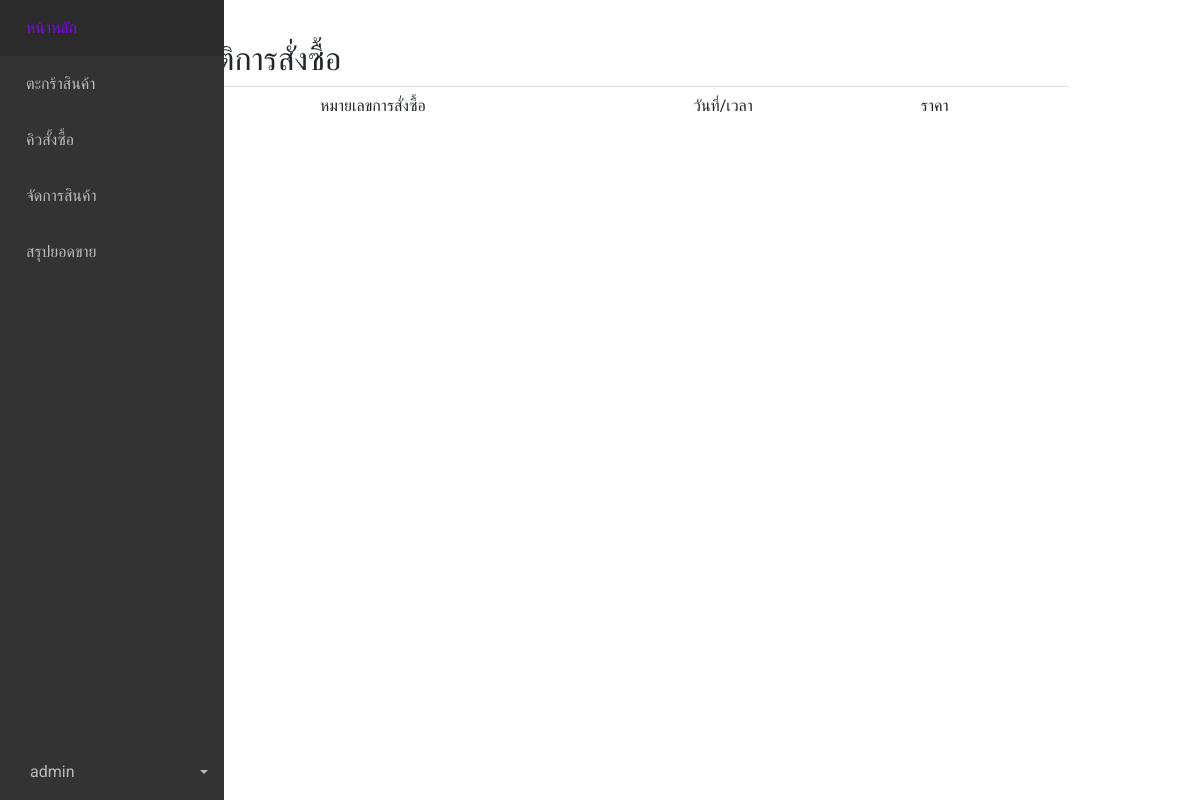
/report/payment (signed in), run on an earlier commit of the app's database.
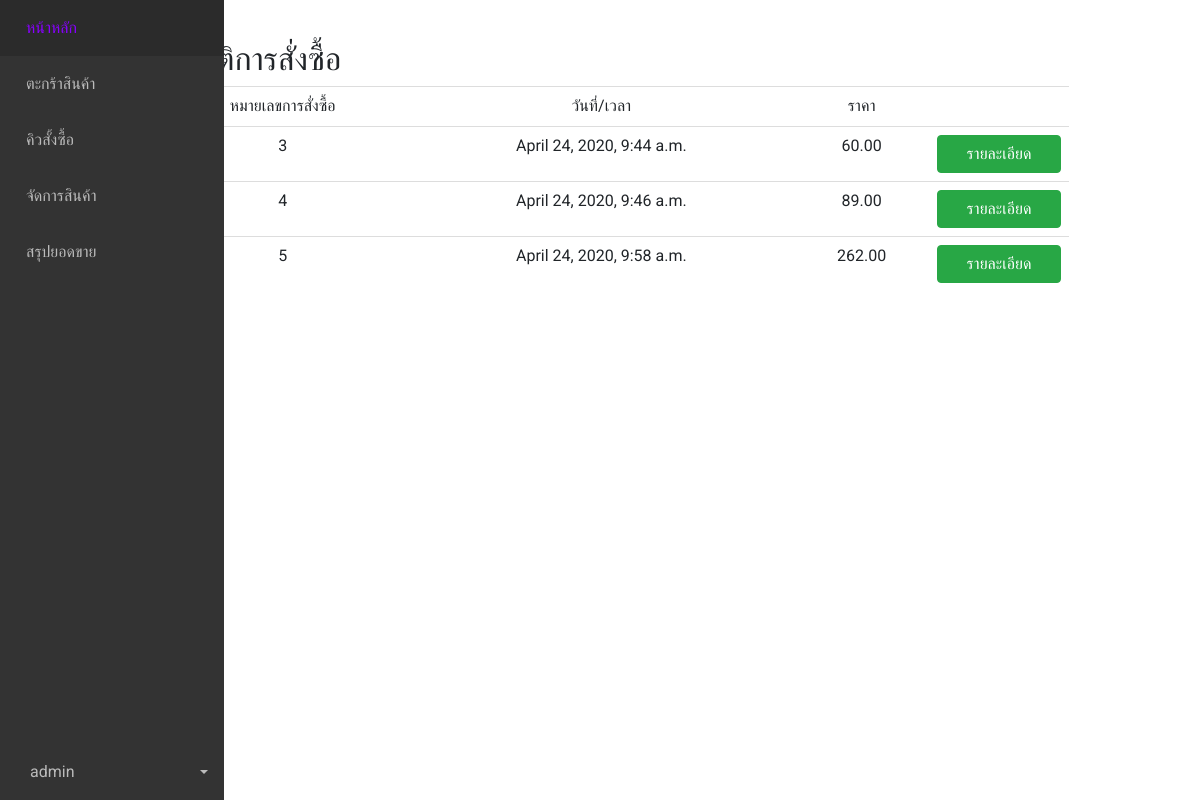
And on a later commit of the database.
### main/models.py (models this page shows)
class Order(models.Model):
    date = models.DateTimeField()
    customer = models.ForeignKey(User, on_delete=models.PROTECT,null=True)
    total_price = models.FloatField()
    status = models.BooleanField(default=False)

### report/views.py (the view)
# urls.py: path('payment',history_payment,name='history_payments'),
@login_required
def history_payment(request): #ดูประวัติการสั่งซื้อในแต่ละบัญชีผู้ใช้
    history = Order.objects.filter(customer=request.user.id)
    context={
        'history':history
    }
    return render(request,'report/history_each_a_user.html',context=context)

### report/templates/report/history_each_a_user.html (shortened to what this page needs)
{% extends 'base.html' %}
{% block content %}
    <h2>ประวัติการสั่งซื้อ</h2>
    <table class='table text-center'>
        <tr>
            <td>หมายเลขการสั่งซื้อ</td>
            <td>วันที่/เวลา</td>
            <td>ราคา</td>
            <td></td>
        </tr>
    {% for h in history %}
        <tr>
            <td>{{h.id}}</td>
            <td>{{h.date}}</td>
            <td>{{h.total_price|stringformat:'.2f'}}</td>
            <td width='140'>
             <a href="{% url 'detail' order_id=h.id %}">
                <div class="btn btn-success col">รายละเอียด</div>
             </a>
            </td>
        </tr>
    {% endfor %}
{% endblock %}

What changed in the data, as far as the page shows it:
added Order: id "3", date "April 24, 2020, 9:44 a.m.", total_price "60.00"
added Order: id "4", date "April 24, 2020, 9:46 a.m.", total_price "89.00"
added Order: id "5", date "April 24, 2020, 9:58 a.m.", total_price "262.00"
